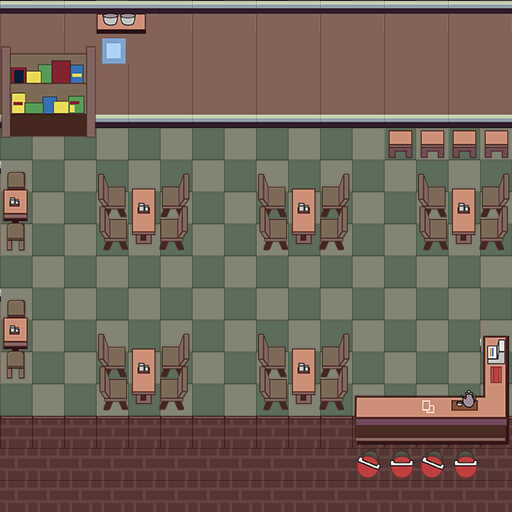

This game map was drawn from its Tiled (.tmx) file and the tilesets committed beside it. A one-line description and the trimmed map source follow:
An orthogonal 16x16 tile map with 32x32 px tiles, 2 tile layers (ground_layer, table_layer) and 1 object (start_end).

<map version="1.4" tiledversion="1.4.0" orientation="orthogonal" renderorder="right-down" width="16" height="16" tilewidth="32" tileheight="32" infinite="0" nextlayerid="4" nextobjectid="2">
 <editorsettings>
  <export target="resMap02.json" format="json" />
 </editorsettings>
 <tileset firstgid="1" name="resMap02" tilewidth="32" tileheight="32" tilecount="64" columns="8">
  <image source="resMap02.png" width="256" height="256" />
  <tile id="2">
   <properties>
    <property name="chair" type="bool" value="true" />
   </properties>
  </tile>
  <tile id="3">
   <properties>
    <property name="chair" type="bool" value="true" />
   </properties>
  </tile>
  <tile id="4">
   <properties>
    <property name="chair" type="bool" value="true" />
   </properties>
  </tile>
  <tile id="12">
   <properties>
    <property name="table" type="bool" value="true" />
   </properties>
  </tile>
  <tile id="13">
   <properties>
    <property name="table" type="bool" value="true" />
   </properties>
  </tile>
  <tile id="14">
   <properties>
    <property name="table" type="bool" value="true" />
   </properties>
  </tile>
  <tile id="15">
   <properties>
    <property name="table" type="bool" value="true" />
   </properties>
  </tile>
  <tile id="20">
   <properties>
    <property name="table" type="bool" value="true" />
   </properties>
  </tile>
  <tile id="21">
   <properties>
    <property name="table" type="bool" value="true" />
   </properties>
  </tile>
  <tile id="22">
   <properties>
    <property name="table" type="bool" value="true" />
   </properties>
  </tile>
  <tile id="23">
   <properties>
    <property name="table" type="bool" value="true" />
   </properties>
  </tile>
  <tile id="28">
   <properties>
    <property name="table" type="bool" value="true" />
   </properties>
  </tile>
  <tile id="29">
   <properties>
    <property name="table" type="bool" value="true" />
   </properties>
  </tile>
  <tile id="30">
   <properties>
    <property name="table" type="bool" value="true" />
   </properties>
  </tile>
  <tile id="31">
   <properties>
    <property name="table" type="bool" value="true" />
   </properties>
  </tile>
  <tile id="36">
   <properties>
    <property name="table" type="bool" value="true" />
   </properties>
  </tile>
  <tile id="37">
   <properties>
    <property name="wareboard" type="bool" value="true" />
   </properties>
  </tile>
  <tile id="38">
   <properties>
    <property name="wareboard" type="bool" value="true" />
   </properties>
  </tile>
  <tile id="39">
   <properties>
    <property name="wareboard" type="bool" value="true" />
   </properties>
  </tile>
  <tile id="44">
   <properties>
    <property name="table" type="bool" value="true" />
   </properties>
  </tile>
  <tile id="45">
   <properties>
    <property name="wareboard" type="bool" value="true" />
   </properties>
  </tile>
  <tile id="46">
   <properties>
    <property name="wareboard" type="bool" value="true" />
   </properties>
  </tile>
  <tile id="47">
   <properties>
    <property name="wareboard" type="bool" value="true" />
   </properties>
  </tile>
  <tile id="48">
   <properties>
    <property name="table" type="bool" value="true" />
   </properties>
  </tile>
  <tile id="49">
   <properties>
    <property name="table" type="bool" value="true" />
   </properties>
  </tile>
  <tile id="50">
   <properties>
    <property name="table" type="bool" value="true" />
   </properties>
  </tile>
  <tile id="51">
   <properties>
    <property name="table" type="bool" value="true" />
   </properties>
  </tile>
  <tile id="52">
   <properties>
    <property name="table" type="bool" value="true" />
   </properties>
  </tile>
  <tile id="53">
   <properties>
    <property name="wareboard" type="bool" value="true" />
   </properties>
  </tile>
  <tile id="54">
   <properties>
    <property name="wareboard" type="bool" value="true" />
   </properties>
  </tile>
  <tile id="55">
   <properties>
    <property name="wareboard" type="bool" value="true" />
   </properties>
  </tile>
  <tile id="56">
   <properties>
    <property name="table" type="bool" value="true" />
   </properties>
  </tile>
  <tile id="57">
   <properties>
    <property name="table" type="bool" value="true" />
   </properties>
  </tile>
  <tile id="58">
   <properties>
    <property name="table" type="bool" value="true" />
   </properties>
  </tile>
  <tile id="59">
   <properties>
    <property name="table" type="bool" value="true" />
   </properties>
  </tile>
  <tile id="60">
   <properties>
    <property name="table" type="bool" value="true" />
   </properties>
  </tile>
  <tile id="61">
   <properties>
    <property name="wareboard" type="bool" value="true" />
   </properties>
  </tile>
  <tile id="62">
   <properties>
    <property name="wareboard" type="bool" value="true" />
   </properties>
  </tile>
  <tile id="63">
   <properties>
    <property name="wareboard" type="bool" value="true" />
   </properties>
  </tile>
 </tileset>
 <layer id="1" name="ground_layer" width="16" height="16">
  <data>[256 cells, 256 non-empty, 12 distinct tile ids]</data>
 </layer>
 <layer id="2" name="table_layer" width="16" height="16">
  <data>[256 cells, 87 non-empty, 43 distinct tile ids]</data>
 </layer>
 <objectgroup id="3" name="object_layer">
  <object id="1" name="start_end" x="64.8438" y="465.625">
   <point />
  </object>
 </objectgroup>
</map>
